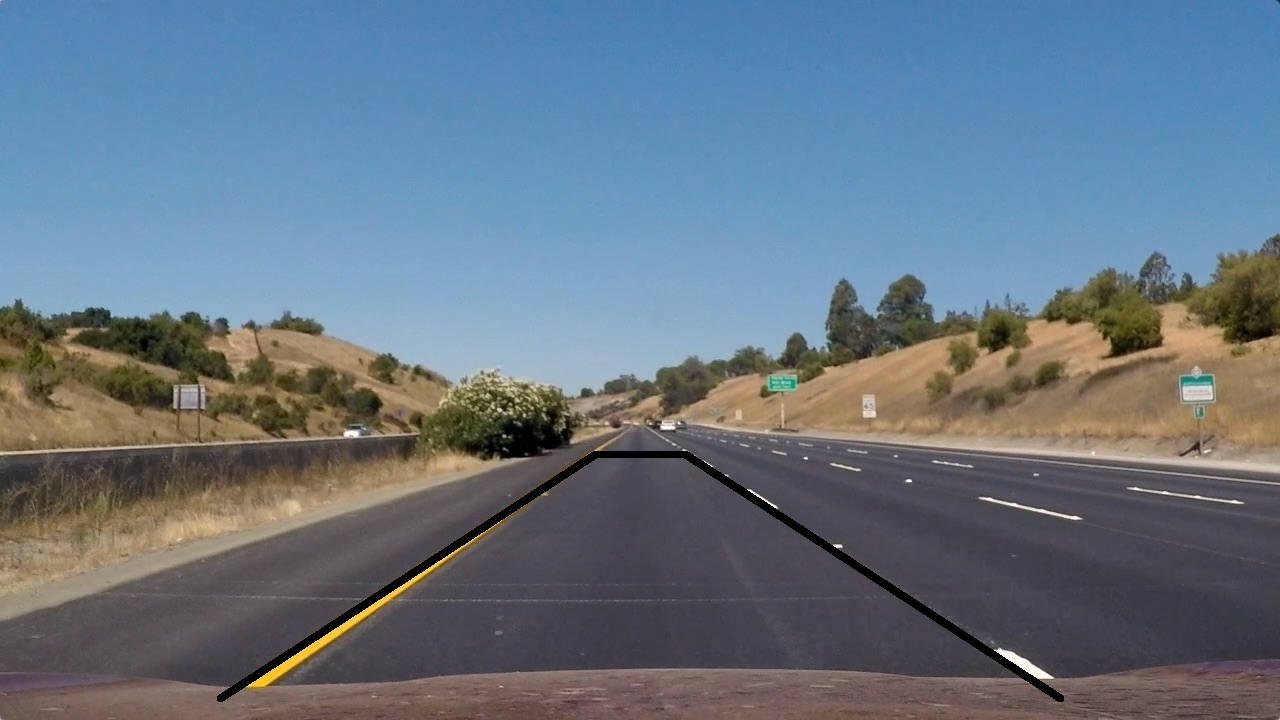
#> input picture assets/straight_lines1-unwarp-drawn.jpg, 1280 x 720 px; its folder holds only this picture in this run
$ python -i lane_detect.py   (imports and definitions only)   (older library calls are emulated)
#> lines starting #> are read from the running program, lines starting #| are printed output that depends on the picture; after the words box and inside, x2 and y2 are one past the last pixel; in counts of white or black regions, pixels touching at a corner belong together
### np_util.py
import numpy as np

def scale_255(M):
    return np.uint8(255*M/np.max(M))

### util.py
class Obj():
    def __init__(self, d):
        self.__dict__ = d

### lane_detect.py
import numpy as np
import cv2, os, sys
import matplotlib.pyplot as plt
import matplotlib.image as mpimg
from glob import glob
from util import Obj
from np_util import scale_255

L, R = 0, 1
LR = (L, R)
Lo, Hi = 0, 1
drawRect = cv2.rectangle

def roi_warper(img, lane=None, debug=False):
    ''' Returns birdseyes view warped image from undistored first person view img.
    Modifies: lane.src, lane.dst
    lane: LaneDetect() object
    '''
    ht, wd = img.shape[:2]
    top = ht * .63
    btm = ht * .97
    qtr = wd/4
    src = np.float32([(220,btm),(595,top),(685,top),(1060,btm)])
    dst = np.float32([(qtr,ht),(qtr,-100),(3*qtr,-100),(3*qtr,ht)])

    M = cv2.getPerspectiveTransform(src, dst) # Matrix for mapping src to dst
    warped = cv2.warpPerspective(img, M, (wd,ht), flags=cv2.INTER_NEAREST)
    if lane:
        lane.src = src
        lane.dst = dst
    if debug:
        pts = np.int32(src)
        pts = pts.reshape((-1, 1, 2))
        annotated = np.copy(img)
        annotated = cv2.polylines(annotated, [pts], True, (255,0,0), thickness=5)
        warped = cv2.line(warped, (int(wd/4), ht), (int(wd/4), -100), (255,0,0), thickness=5)
        warped = cv2.line(warped, (int(3*wd/4), ht), (int(3*wd/4), -100), (255,0,0), thickness=5)
        return annotated, warped
    else:
        return warped

def filtered_dict(img,
    low=Obj({'h':15, 'vx':20, 'vx_yel':10, 'sx':10, 's':75, 'v':175}), #bad @4sec challenge if s=80,v=180
    high=Obj({'h':35,'vx':120,'vx_yel':60, 'sx':100})):
    '''
    Returns dict of 7 filtered channels on img of:
    'yel': yellow filter via h channel
    'white': white filter via s channel
    'white2': white filter with narrower thresholds
    'posEdge': possitive sobelx via v channel
    'negEdge': negative sobelx via v channel
    'yelPos': possitive sobelx via s channel for yellow
    'yelNeg': negative sobelx via s channel for yellow
    (all h,s,v channels are of hsv space)
    '''
    d = {}

    hsv = cv2.cvtColor(img, cv2.COLOR_RGB2HSV).astype(np.float)
    h_ch = hsv[:,:,0]
    s_ch = hsv[:,:,1]
    v_ch = hsv[:,:,2]

    # color thresholds
    d['yel'] = np.zeros_like(h_ch)
    d['yel'][(h_ch >= low.h) & (h_ch <= high.h) & (s_ch >= low.s)] = 1

    d['white'] = np.zeros_like(v_ch)
    d['white'][(v_ch >= low.v+s_ch+20)] = 1

    d['white2'] = np.copy(d['white'])
    d['white2'][v_ch >= low.v+s_ch] = 1

    # edge with sobel
    vx_pos = cv2.Sobel(v_ch, cv2.CV_64F, 1, 0, ksize=3)
    vx_pos[vx_pos <= 0] = 0
    vx_pos = scale_255(vx_pos)

    vx_neg = np.copy(vx_pos)
    vx_neg[vx_neg > 0] = 0
    vx_neg = np.absolute(vx_neg)
    vx_neg = scale_255(vx_neg)

    d['posEdge'] = np.zeros_like(vx_pos)
    d['posEdge'][(vx_pos >= low.vx) & (vx_pos <= high.vx)] = 1

    d['negEdge'] = np.zeros_like(vx_neg)
    d['negEdge'][(vx_neg >= low.vx) & (vx_neg <= high.vx)] = 1

    sobelx = cv2.Sobel(s_ch, cv2.CV_64F, 1, 0, ksize=3)
    sobelx = np.absolute(sobelx)
    sobelx = scale_255(sobelx)

    d['yelPos'] = np.zeros_like(sobelx)
    d['yelPos'][(sobelx >= low.sx) & (sobelx <= high.sx)
              & (vx_pos >= low.vx_yel) & (vx_pos <= high.vx_yel)] = 1

    d['yelNeg'] = np.zeros_like(sobelx)
    d['yelNeg'][(sobelx >= low.sx) & (sobelx <= high.sx)
              & (vx_neg >= low.vx_yel) & (vx_neg <= high.vx_yel)] = 1
    return d

def filteredPixels(filtereds):
    ''' Returns nonzero pixels object for filters in filtereds in x and y dims.
    filtereds: warped filters dict (see filtered_dict() for list of filters)
    '''
    o = Obj({'x':{}, 'y':{}})
    for fltr in filtereds:
        nonzero = filtereds[fltr].nonzero()
        o.x[fltr] = np.array(nonzero[1])
        o.y[fltr] = np.array(nonzero[0])
    return o

printThresholds = True
def xyfound(roi, filtereds, filteredPxs, img, windows=True,
    minpct={'cnt':.011, 'white':.011, 'yel':.032},
    maxpct={'cnt':1.1, 'white2':.88, 'white2InWins':.22, 'white':.55, 'whiteInWins':.055},
    minpxs=None, maxpxs=None):
    ''' Returns tuple of (x-coords, y-coords, found, filters-used) of lane detection
    roi: ROI of dict of different filtered pixels
    filtereds: warped filters dict (see filtered_dict() for list of filters)
    filteredPxs: filteredPixels() result
    windows: full detection via windows or not
    minpct, maxpct: min/max pixels % of total image pixels thresholds dict
    minpxs, maxpxs: min/max pixels thresholds dict, overrides minpct/maxpct if given
    '''
    imgPixelsCnt = img.shape[0]*img.shape[1]
    if not minpxs:
        minpxs = {}
        for k,v in minpct.items():
            minpxs[k] = int(v*.01*imgPixelsCnt)
    minpx = Obj(minpxs)

    if not maxpxs:
        maxpxs = {}
        for k,v in maxpct.items():
            maxpxs[k] = int(v*.01*imgPixelsCnt)
    maxpx = Obj(maxpxs)

    global printThresholds
    if printThresholds:
        print('Minimum Thresholds used for lane detection:')
        print(minpxs)
        print('Maximum Thresholds used for lane detection:')
        print(maxpxs)
    printThresholds = False

    pxCnt, mean, stdev = {}, {}, {}
    for fltr in filtereds:
        _pxCnt = np.sum(roi[fltr])
        if _pxCnt < minpx.cnt or (windows and _pxCnt > maxpx.cnt):
            continue
        pxCnt[fltr] = _pxCnt
        mean[fltr]  = np.mean(filteredPxs.x[fltr][roi[fltr]])
        stdev[fltr] = np.std(filteredPxs.x[fltr][roi[fltr]])

    filters = pxCnt.keys()
    pxCnt = Obj(pxCnt)

    if windows:
        used = [c for c in filters if stdev[c]<35]
    else:
        used = [c for c in filters]

    # remove poor filters
    if 'posEdge' in used:
        if 'negEdge' not in filters:
            used.remove('posEdge')

    if 'yelPos' in used:
        if 'yelNeg' not in filters:
            used.remove('yelPos')

    if ('white2' in used):
        if 'white' in used:
            used.remove('white')
        if pxCnt.white2 > maxpx.white2 or (windows and pxCnt.white2 > maxpx.white2InWins):
            used.remove('white2')

    if 'white' in used and (pxCnt.white < minpx.white or pxCnt.white > maxpx.white):
        used.remove('white')

    if windows and 'white' in used and pxCnt.white > maxpx.whiteInWins:
        used.remove('white')

    if 'yel' in used and pxCnt.yel < minpx.yel:
        used.remove('yel')

    # combine all used channels
    combine_x, combine_y = [],[]
    for fltr in used:
        combine_x.append(filteredPxs.x[fltr][roi[fltr]])
        combine_y.append(filteredPxs.y[fltr][roi[fltr]])
    if combine_x:
        return np.concatenate(combine_x), np.concatenate(combine_y), True, used
    else:
        return None, None, False, used

def pxsObj():
    ''' Returns object of:
    x:  array of L/R array of pixels in x coordinates
    y:  array of L/R array of pixels in y coordinates
    found: array of L/R line found boolean
    '''
    return Obj({
        'x': [[], []],
        'y': [[], []],
        'found': [False, False]
    })

def pxObj():
    ''' Returns object of:
    x:  array of L/R pixels in x coordinates
    y:  array of L/R pixels in y coordinates
    found: array of L/R line found boolean
    '''
    return Obj({
        'x': [None, None],
        'y': [None, None],
        'found': [False, False]
    })

def filteredBoundsPxObj(wb, filtereds, filteredPxs, img):
    ''' Returns pixObj within window boundaries
    wb: sliding window boundaries obj
    filtereds: warped filters dict (see filtered_dict() for list of filters)
    filteredPxs: filteredPixels() result
    '''
    px = pxObj()
    for side in LR:
        roi = {}
        for fltr in filtereds:
            roi[fltr] = (
                (filteredPxs.x[fltr] >  wb.x0[side]) &
                (filteredPxs.x[fltr] <  wb.x1[side]) &
                (filteredPxs.y[fltr] >  wb.y0) &
                (filteredPxs.y[fltr] <= wb.y1)
            )
        px.x[side], px.y[side], px.found[side], used = xyfound(roi, filtereds, filteredPxs, img)
    return px, used

def noLaneFound(gap, x_mean, img_wd):
    ''' Returns True if gap between lanes is too little or too big
    gap: gap btw the lanes
    x_mean: mean of x pixels of L/R lanes
    '''
    minGap, maxGap = img_wd*.28, img_wd*.6
    minL, maxR = -55, img_wd+55
    return (gap < minGap) or (gap > maxGap) or (x_mean[L] < minL) or (x_mean[R] > maxR)


font = cv2.FONT_HERSHEY_SIMPLEX
fontsize = 1.8
linetype = cv2.LINE_AA
txtwd = 3

class LaneDetect:
    def __init__(self, img, sideWindows=True):
        self.img = img
        self.img_ht = img.shape[0]
        self.img_wd = img.shape[1]
        self.showSideWindows = sideWindows

    def found(self, side):
        return self.pxCoords.found[side]

    def warpedChannels(self, fdict, unwarp_wht_yel=False):
        ''' Returns warped fdict and white and yellow channels
        fdict: filtered channels of img dict
        '''
        warped = {fltr: roi_warper(img, lane=self) for fltr,img in fdict.items()}
        if unwarp_wht_yel:
            wht = np.dstack((fdict['posEdge'], fdict['negEdge'], fdict['white']))
            yel = np.dstack((fdict['yelPos'], fdict['yelNeg'], fdict['yel']))
        else:
            wht = np.dstack((warped['posEdge'], warped['negEdge'], warped['white']))
            yel = np.dstack((warped['yelPos'], warped['yelNeg'], warped['yel']))
        return warped, wht, yel

    def setSideWin(self, win, x, y, ch=2, val=255):
        if self.showSideWindows:
            win[y,x,ch] = val

    # [37 lines left out: function findlinepixs_fast, not called in this run]

    def findlinepixs(self, nwindows=10):
        ''' Find lane lines with mean and stddev via sliding windows
        Sets self.pxCoords to pxsObj() of result
        '''
        filtereds, wht, yel = self.warpedChannels(filtered_dict(self.img))

        win_ht = self.img_ht//nwindows
        qtr_wd = self.img_wd//4
        _3qtrs = qtr_wd*3
        default_margin = 150

        margin = [qtr_wd, qtr_wd]
        x_mean = [qtr_wd, _3qtrs]
        prvx_mean = [qtr_wd, _3qtrs]
        prvx = [None, None] # save prvx_mean if it's good

        pixels = filteredPixels(filtereds)
        pxCoords = pxsObj()
        lanes_gap = self.img_wd//2
        momentum = [0, 0]
        last_update = [0, 0]

        if self.showSideWindows:
            self.vis1 = np.copy(wht)*255
            self.vis2 = np.copy(yel)*255
            self.vis3 = np.zeros_like(self.vis1)

        # Step through the windows one by one
        for i in range(nwindows):

            # window boundaries
            wb = Obj({
                'x0': [int(x_mean[side] - margin[side]) for side in LR],
                'x1': [int(x_mean[side] + margin[side]) for side in LR],
                'y0': self.img_ht - (i+1)*win_ht,
                'y1': self.img_ht - i*win_ht,
            })
            px, used = filteredBoundsPxObj(wb, filtereds, pixels, self.img)

            if noLaneFound(lanes_gap, x_mean, self.img_wd):
                break

            gap = min(lanes_gap, self.img_wd//2)
            if px.found[L] or px.found[R]:
                margin[L] = 50 if px.found[L] else 150
                margin[R] = 50 if px.found[R] else 150
                x_mean[L] = np.mean(px.x[L]) if px.found[L] else np.mean(px.x[R]) - gap
                x_mean[R] = np.mean(px.x[R]) if px.found[R] else np.mean(px.x[L]) + gap
                for side in LR:
                    x_mean[side] = np.int(x_mean[side])
                if px.found[L] or px.found[R]:
                    lanes_gap = (lanes_gap + prvx_mean[R] - prvx_mean[L])/2
            else:
                margin[L] = default_margin
                margin[R] = default_margin


            for side in LR:
                # Add good pixels to list
                if px.found[side]:
                    pxCoords.x[side].append(px.x[side])
                    pxCoords.y[side].append(px.y[side])
                    prvx_mean[side] = x_mean[side]

                # Draw the windows on the visualization image
                if self.showSideWindows:
                    drawRect(self.vis1, (wb.x0[side],wb.y0), (wb.x1[side],wb.y1), (0,255,side*255), 2)
                    drawRect(self.vis2, (wb.x0[side],wb.y0), (wb.x1[side],wb.y1), (0,255,side*255), 2)
                    # self.vis3[px.y[side], px.x[side], side] = 255
                    self.setSideWin(self.vis3, px.x[side], px.y[side])
                    if px.found[side]:
                        txt = '%d'%x_mean[side]
                        txtpos = x_mean[side]-130 if len(txt)==3 else x_mean[side]-175
                        cv2.putText(self.vis3, txt, (txtpos, wb.y0+win_ht-13),
                            font, fontsize, (0,255,255), txtwd, linetype)

                # decide window centers based on previous windows
                last_update[side] += 1
                if prvx[side]:
                    momentum[side] = np.int(momentum[side])
                    if px.found[side]:
                        momentum[side] += ((x_mean[side] - prvx[side])/(last_update[side]))//2
                if px.found[side]:
                    prvx[side] = x_mean[side]
                    last_update[side] = 0
                x_mean[side] += momentum[side]

        for side in LR:
            if pxCoords.x[side]:
                pxCoords.found[side] = True
                pxCoords.x[side] = np.concatenate(pxCoords.x[side])
                pxCoords.y[side] = np.concatenate(pxCoords.y[side])
            else:
                pxCoords.x[side] = None
                pxCoords.y[side] = None
        self.pxCoords = pxCoords

    # [27 lines left out: function plot_curve, not called in this run]

>>> import cv2
>>> picture = cv2.cvtColor(cv2.imread('assets/straight_lines1-unwarp-drawn.jpg'), cv2.COLOR_BGR2RGB)
>>> result = LaneDetect(picture).findlinepixs()
#> in filtered_dict, `sobelx = cv2.Sobel(s_ch, cv2.CV_64F, 1, 0, ksize=3)`:
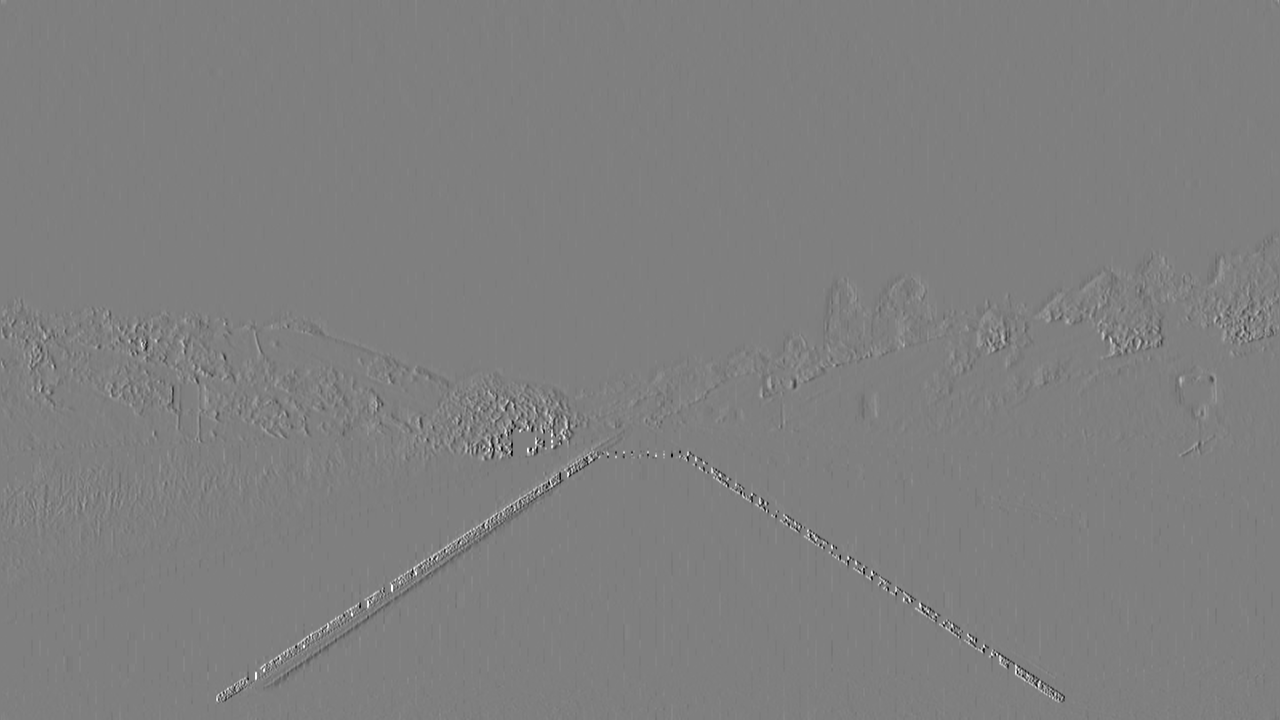
#> sobelx: shape (720, 1280) float64; min -1020, max 1020, mean 0; drawn with min black and max white
#> in roi_warper, `warped = cv2.warpPerspective(img, M, (wd,ht), flags=cv2.INTER_NEAREST)`:
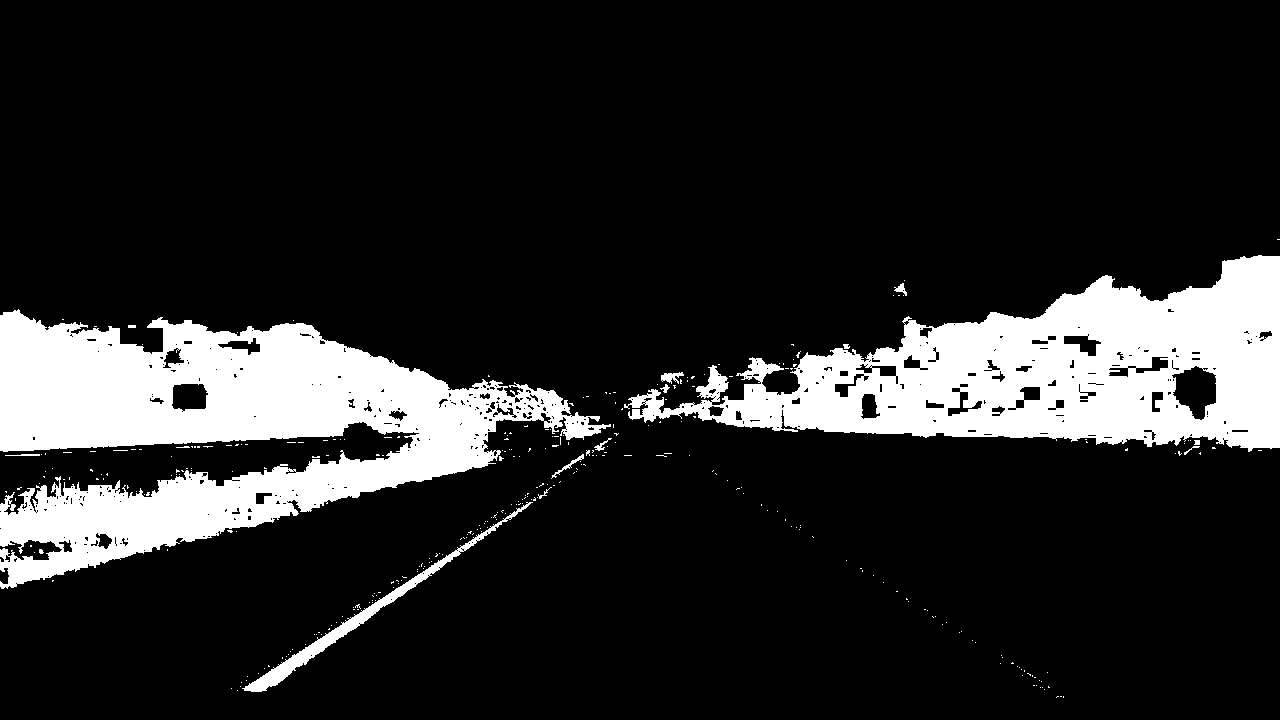
#> img: shape (720, 1280) float64; values 0 (black) and 1 (white), 15.4% white; 322 white regions (308 under 20 px), largest, box (x1, y1, x2, y2) and area: (0, 309, 611, 589) 75457, (624, 255, 1280, 452) 61829, (242, 502, 533, 692) 2948
#> in roi_warper (call 6), `warped = cv2.warpPerspective(img, M, (wd,ht), flags=cv2.INTER_NEAREST)`:
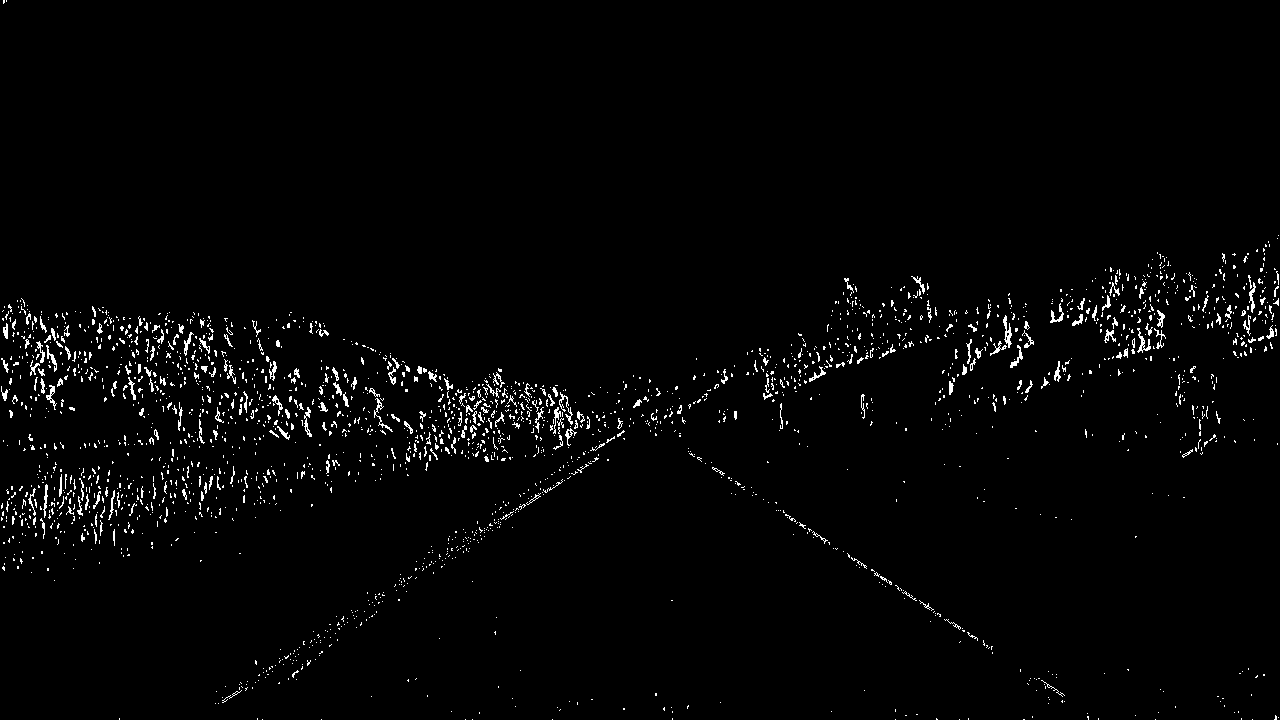
#> img: shape (720, 1280); values 0 (black) and 1 (white), 2% white in thin lines or dots
#> in warpedChannels, `warped = {fltr: roi_warper(img, lane=self) for fltr,img in fdict.items..`: warped = 7 items
#> the loop in filteredPixels, `for fltr in filtereds:` made 7 passes
#> (fltr, nonzero) on passes 1 to 7: ('yel', 15467 positions, rows 0 to 719, columns 235 to 979), ('white', 1894 positions, rows 75 to 712, columns 967 to 1011), ('white2', 2226 positions, rows 75 to 712, columns 967 to 1012), ('posEdge', 21288 positions, rows 0 to 719, columns 5 to 1235), ('negEdge', (empty array, empty array)), ('yelPos', 13963 positions, rows 0 to 719, columns 200 to 1160), ('yelNeg', (empty array, empty array))
#> the loop in findlinepixs, `for i in range(nwindows):` made 10 passes
#> gap on passes 2 to 9: 640, 638.5, 636.8, 635.9, 639.4, 640, 640, 640
#> after the loop in findlinepixs, `for i in range(nwindows):`:
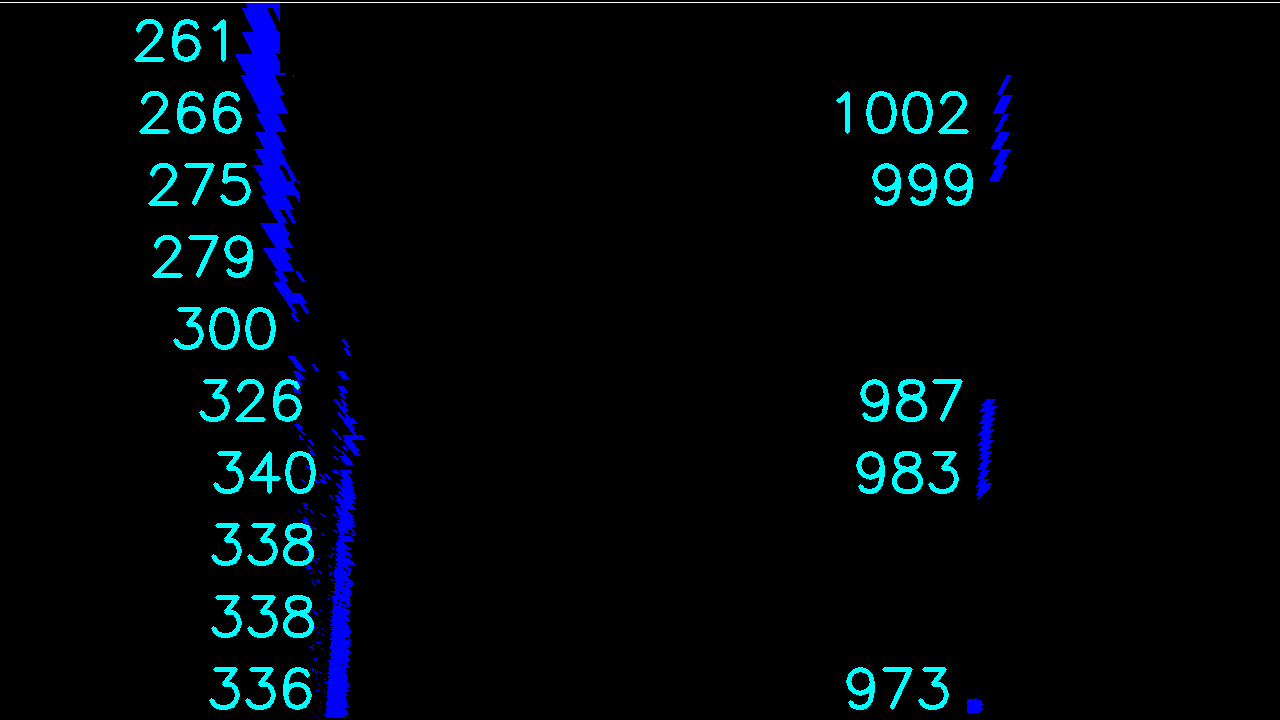
#> self.vis3: shape (720, 1280, 3) float64; mean R, G, B 0.4, 6.6, 10.9
#> after the loop in findlinepixs, `for i in range(nwindows):`: lanes_gap = 721.1; last_update = [0, 1]; margin = [50, 150]; momentum = [-39, 6]; prvx = [261, 1002]; x_mean = [222, 907]
#> after the loop in findlinepixs, `for side in LR:`: pxCoords.found = [True, True]; pxCoords.x = 2 items
